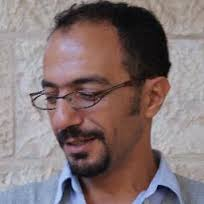
%> input picture home_works/Q12_a/me3.jpg, 204 x 204 px
$ octave HW12Q1.m   (GNU Octave 9; MATLAB toolbox functions it lacks are replaced by stand-ins)
%> lines starting %> are read from the running program, lines starting %| are printed output that depends on the picture
img1 = rgb2gray(imread('me3.jpg'));
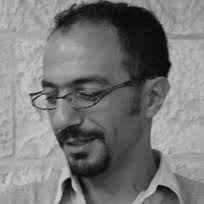
%> img1: size 204x204 uint8; min 1, max 209, mean 120.6
img2 = rgb2gray(imread('me4.jpg'));
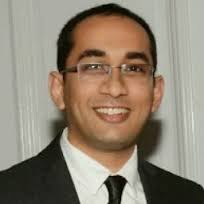
%> input picture home_works/Q12_a/me4.jpg, 204 x 204 px
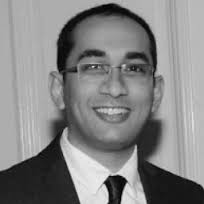
%> img2: size 204x204 uint8; min 1, max 239, mean 131.8
dft_1 = fft2 ( img1 );
dft_2 = fft2 ( img2 );
i_swapped1 = ifft2 ( abs(dft_1) .* (cos(angle(dft_2)) + i * sin (angle(dft_2))));
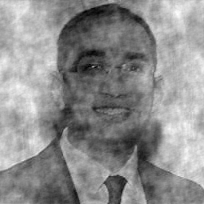
%> i_swapped1: size 204x204 double; min -30.02, max 241.5, mean 120.6; drawn with min black and max white
i_swapped2 = ifft2 ( abs(dft_2) .* (cos(angle(dft_1)) + i * sin (angle(dft_1))));
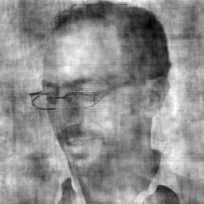
%> i_swapped2: size 204x204 double; min -73.48, max 294.1, mean 131.8; drawn with min black and max white
figure, imshow(abs(i_swapped1), [min(min(abs(i_swapped1))) max(max(abs(i_swapped1)))]), colormap gray;
figure, imshow(abs(i_swapped2), [min(min(abs(i_swapped2))) max(max(abs(i_swapped2)))]), colormap gray;
%> after `imshow(abs(i_swapped2), [min(min(abs(i_swapped2))) max(max(abs(i_swapp`:
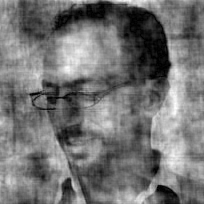
%> displayed picture: size 204x204, on the screen's scale of 0 to 255; min 0, max 255, mean 115.1
